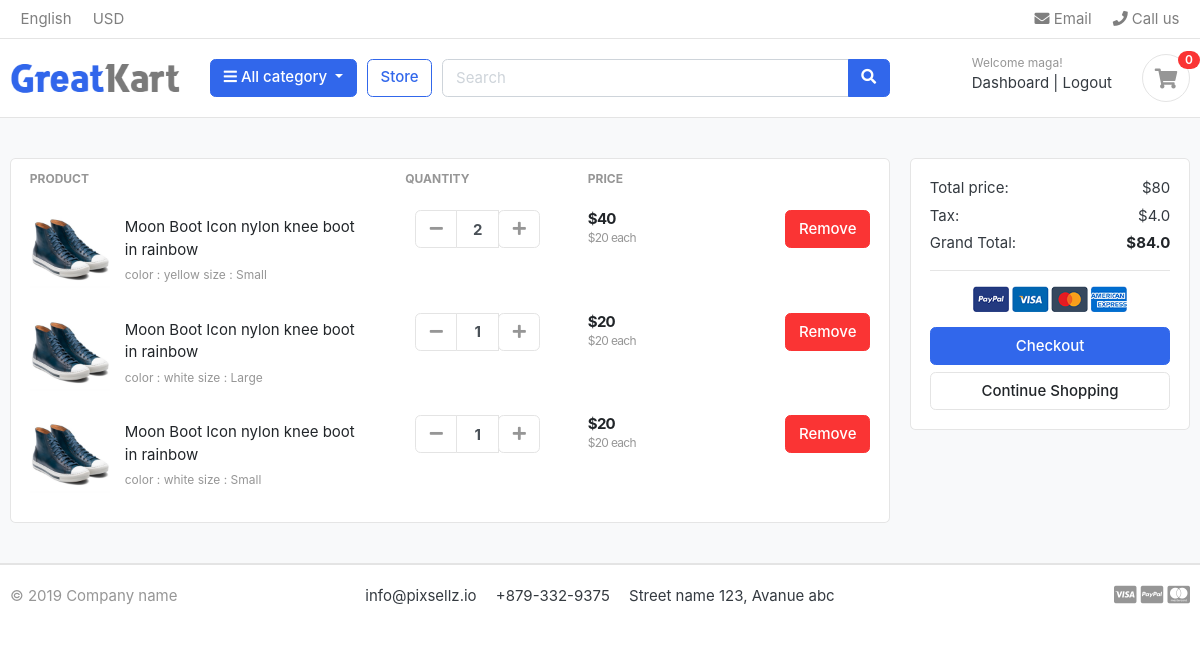
Screenshot of /cart/ (signed in) with the database file from the repository.
### accounts/models.py (models this page shows, shortened)
class Account(AbstractBaseUser,PermissionsMixin):
    first_name = models.CharField(max_length=50)
    last_name = models.CharField(max_length=50)
    username = models.CharField(max_length=50, unique=True)
    email = models.EmailField(max_length=80, unique=True)
    phone_number    = models.CharField(max_length=50)
    date_joined = models.DateTimeField(auto_now_add=True)
    last_login = models.DateTimeField(auto_now_add=True)
    is_staff = models.BooleanField(default=False)
    is_active = models.BooleanField(default=False)
    is_superuser = models.BooleanField(default=True)
    USERNAME_FIELD = 'email'
    REQUIRED_FIELDS = ['username', 'first_name', 'last_name']
    objects = MyAccountManager()

### carts/models.py (models this page shows, shortened)
class CartItem(models.Model):
    user = models.ForeignKey(Account, on_delete=models.CASCADE, null=True)
    product = models.ForeignKey(Product, on_delete=models.CASCADE)
    variations = models.ManyToManyField(Variation, blank=True)
    cart = models.ForeignKey(Cart, on_delete=models.CASCADE,null=True)
    quantity = models.IntegerField()
    is_active = models.BooleanField(default=True)
    def sub_total(self):
        return self.product.price*self.quantity

### store/models.py (models this page shows, shortened)
class Product(models.Model):
    product_name = models.CharField(max_length=150, unique=True)
    slug = models.SlugField(max_length=200, unique=True)
    description = models.TextField(max_length=500, blank=True)
    price = models.IntegerField()
    images = models.ImageField(upload_to='product')
    stock = models.IntegerField()
    is_avialable = models.BooleanField(default=True)
    category = models.ForeignKey(Category, on_delete=models.CASCADE)
    created_date = models.DateTimeField(auto_now_add=True)
    modified_date = models.DateTimeField(auto_now=True)
    def get_url(self):
        return reverse('product_detail', args=[self.category.slug, self.slug])

class Variation(models.Model):
    product = models.ForeignKey(Product, on_delete=models.CASCADE)
    variation_category = models.CharField(max_length=150, choices=variation_category_choice)
    variation_value = models.CharField(max_length=150)
    is_active = models.BooleanField(default=True)
    created_date = models.DateTimeField(auto_now=True)
    objects = VariationManager()

### carts/views.py (the view)
# urls.py: path('', views.cart, name='cart'),
def cart(request, total=0, quantity=0, cart_items=None):
    try:
        tax=0
        grand_total = 0
        if request.user.is_authenticated:
            cart_items = CartItem.objects.filter(user=request.user, is_active=True)
        else:
            cart = Cart.objects.get(cart_id=_cart_id(request))
            cart_items = CartItem.objects.filter(cart=cart, is_active=True)
        for cart_item in cart_items:
            total += (cart_item.product.price * cart_item.quantity)
            quantity += cart_item.quantity
        tax = (total *5)/ 100
        grand_total = total +tax
    except ObjectDoesNotExist:
        pass
    context ={
        'total':total,
        'quantity':quantity,
        'cart_items': cart_items,
        'tax': tax,
        'grand_total': grand_total
    }
    return render(request, 'store/cart.html', context)

### carts/context_processors.py (called while the page is built)
def counter(request):
    cart_count = 0
    if 'admin' in request.path:
        return {}
    else:
        try:
            cart = Cart.objects.filter(cart_id= _cart_id(request))
            if request.user.is_authenticated:
                cart_items = CartItem.objects.all().filter(cart=cart[:1])
            else:
                cart_items = CartItem.objects.all().filter(cart=cart[:1])
            for cart_item in cart_items:
                cart_count+= cart_item.quantity
        except Cart.DoesNotExist:
            cart_count=0
    return dict(cart_count=cart_count)

### carts/views.py (called while the page is built)
def _cart_id(request):
    cart = request.session.session_key
    if not cart:
        cart = request.session.create()
    return cart

### category/context_processors.py (called while the page is built)
def menu_links(request):
    links = Category.objects.all()
    return dict(links=links)

### category/models.py (called while the page is built)
    def get_url(self):
        return reverse('products_by_category' , args=[self.slug])

### templates/store/cart.html (shortened to what this page needs)
{% extends 'base.html' %}
{% load static %}
{% block content %}
<section class="section-content padding-y bg">
<div class="container">
{% if not cart_items  %}
	<h1 class="text-center"> Your basket is empty </h1>
	<br>
	<div class="text-center">
		<a href="{% url 'store' %}" class="btn btn-primary">Continue shopping</a>
	</div>
{% else %}
<div class="row">
	<aside class="col-lg-9">
<div class="card">
<table class="table table-borderless table-shopping-cart">
<thead class="text-muted">
<tr class="small text-uppercase">
  <th scope="col">Product</th>
  <th scope="col" width="120">Quantity</th>
  <th scope="col" width="120">Price</th>
  <th scope="col" class="text-right" width="200"> </th>
</tr>
</thead>
<tbody>
{% for cart_item in cart_items %}
<tr>
	<td>
		<figure class="itemside align-items-center">
			<div class="aside"><img src="{{ cart_item.product.images.url }}" class="img-sm"></div>
			<figcaption class="info">
				<a href="{{ cart_item.product.get_url }}" class="title text-dark">{{ cart_item.product.product_name }}</a>
				<p class="text-muted small">
				 {% if  cart_item.variations.all %}
					{% for item in cart_item.variations.all  %}
					  {{ item.variation_category }} : {{ item.variation_value }}
					{% endfor %}
				{% endif %}
				</p>
			</figcaption>
		</figure>
	</td>
	<td>
					<div class="col">
						<div class="input-group input-spinner">
							<div class="input-group-prepend">
							<a href="{% url 'remove_cart' cart_item.product.id cart_item.id %}" class="btn btn-light" type="button" id="button-plus"> <i class="fa fa-minus"></i> </a>
							</div>
							<input type="text" class="form-control"  value="{{ cart_item.quantity }}">
							<div class="input-group-append">
								<form action="{% url 'add_cart' cart_item.product.id %}" method="POST">
									<button class="btn btn-light" type="button" id="button-minus"> <i class="fa fa-plus"></i> </button>
								</form>
						</div>
						</div>
					</div>
	</td>
	<td>
		<div class="price-wrap">
			<var class="price">${{ cart_item.sub_total }}</var>
			<small class="text-muted"> ${{ cart_item.product.price }} each </small>
		</div>
	</td>
	<td class="text-right">
	<a href="{% url 'remove_cart_item' cart_item.product.id cart_item.id %}" onclick="return confirm('Are you sure to delete?')" class="btn btn-danger"> Remove</a>
	</td>
</tr>
</tbody>
{% endfor %}
</table>
</div>
	</aside>
	<aside class="col-lg-3">
		<div class="card">
		<div class="card-body">
			<dl class="dlist-align">
			  <dt>Total price:</dt>
			  <dd class="text-right">${{ total }}</dd>
			</dl>
			<dl class="dlist-align">
			  <dt>Tax:</dt>
			  <dd class="text-right"> ${{tax}}</dd>
			</dl>
			<dl class="dlist-align">
			  <dt>Grand Total:</dt>
			  <dd class="text-right text-dark b"><strong>${{ grand_total }}</strong></dd>
			</dl>
			<hr>
			<p class="text-center mb-3">
				<img src="{% static './images/misc/payments.png' %}" height="26">
			</p>
			<a href="{% url 'checkout' %}" class="btn btn-primary btn-block"> Checkout </a>
			<a href="{% url 'store' %}" class="btn btn-light btn-block">Continue Shopping</a>
		</div>
		</div>
</aside>
</div>
{% endif %}
</div>
</section>
{% endblock %}

### templates/includes/navbar.html (shortened to what this page needs)
{% load static %}
<header class="section-header">
<nav class="navbar p-md-0 navbar-expand-sm navbar-light border-bottom">
<div class="container">
  <div class="collapse navbar-collapse" id="navbarTop4">
    <ul class="navbar-nav mr-auto">
    	<li class="nav-item dropdown">
		 	<a href="#" class="nav-link">   English </a>
		</li>
		<li class="nav-item dropdown">
			<a href="#" class="nav-link"> USD </a>
		</li>
    </ul>
    <ul class="navbar-nav">
		<li><a href="#" class="nav-link"> <i class="fa fa-envelope"></i> Email </a></li>
		<li><a href="#" class="nav-link"> <i class="fa fa-phone"></i> Call us </a></li>
	</ul>
  </div>
</div>
</nav>
<section class="header-main border-bottom">
	<div class="container">
<div class="row align-items-center">
	<div class="col-lg-2 col-md-3 col-6">
		<a href="{% url 'index' %}" class="brand-wrap">
			<img class="logo" src="{% static './images/logo.png' %}">
		</a>
	</div>
	<div class="col-lg col-sm col-md col-6 flex-grow-0">
		<div class="category-wrap dropdown d-inline-block float-right">
			<button type="button" class="btn btn-primary dropdown-toggle" data-toggle="dropdown">
				<i class="fa fa-bars"></i> All category
			</button>
		</div>
	</div>
	<a href="{% url 'store' %}" class="btn btn-outline-primary">Store</a>
	<div class="col-lg  col-md-6 col-sm-12 col">
		<form action="{% url 'search' %}" class="search" method='POST'>
			<div class="input-group w-100">
			    <input type="text" class="form-control" style="width:60%;" placeholder="Search" name='keyword'>
			    <div class="input-group-append">
			      <button class="btn btn-primary" type="submit">
			        <i class="fa fa-search"></i>
			      </button>
			    </div>
		    </div>
		</form>
	</div>
	<div class="col-lg-3 col-sm-6 col-8 order-2 order-lg-3">
				<div class="d-flex justify-content-end mb-3 mb-lg-0">
					 {% if user.id is None %}
          <div class="widget-header">
            <small class="title text-muted">Welcome guest!</small>
            <div>
              <a href="{% url 'login' %}">Sign in</a> <span class="dark-transp"> | </span>
              <a href="{% url 'register' %}"> Register</a>
            </div>
          </div>
          {% else %}
          <div class="widget-header">
            <small class="title text-muted">Welcome {{user.first_name}}!</small>
            <div>
              <a href="{% url 'dashboard' %}">Dashboard</a> <span class="dark-transp"> | </span>
              <a href="{% url 'logout' %}"> Logout</a>
            </div>
          </div>
          {% endif %}
					<a href="{% url 'cart' %}" class="widget-header pl-3 ml-3">
						<div class="icon icon-sm rounded-circle border"><i class="fa fa-shopping-cart"></i></div>
						<span class="badge badge-pill badge-danger notify">{{ cart_count }}</span>
					</a>
				</div>
			</div>
</div>
	</div>
</section>
</header>

### static/css/ui.css (style rules this page uses)
html { font-family: "Inter", sans-serif; font-size: 15px; }
.price-wrap { letter-spacing: -0.7px; }
.icon-xs, .icon-sm, .icon-md, .icon-lg { display: inline-block; text-align: center; flex-shrink: 0; flex-grow: 0; }
.icon-sm { width: 48px; height: 48px; line-height: 48px !important; font-size: 20px; }
.img-xs, .img-sm, .img-md, .img-lg { -o-object-fit: cover; object-fit: cover; flex-shrink: 0; flex-grow: 0; }
.img-sm { width: 80px; height: 80px; }
.padding-y { padding-top: 40px; padding-bottom: 40px; }
var { font-style: normal; }
figure { margin-bottom: 0; }
.bg { background-color: #f8f9fa; }
.b { font-weight: 600; }
p:last-child { margin-bottom: 0; }
.header-main { position: relative; padding-top: 1rem; padding-bottom: 1rem; }
.brand-wrap .logo, .navbar-brand .logo { margin-right: 7px; max-height: 42px; display: inline-block; }
.widget-header { display: inline-block; vertical-align: middle; position: relative; }
.widget-header a { color: #343a40; }
.widget-header i { color: #969696; }
.widget-header .title { display: block; }
.widget-header .notify { position: absolute; top: -3px; right: -10px; }
.btn-light { background-color: #fff; border-color: #e4e4e4; }
.btn-light i { color: #969696; }
.itemside { position: relative; display: flex; width: 100%; }
.itemside .aside { position: relative; flex-shrink: 0; }
.itemside .info { padding-left: 15px; padding-right: 7px; }
.itemside p { margin-bottom: 0; }
.itemside .title { display: block; margin-bottom: 5px; color: #212529; }
[class*=dlist-] { margin-bottom: 5px; }
[class*=dlist-] dd { margin-bottom: 0; }
.dlist-align { display: flex; }
.dlist-align dt { width: 150px; word-wrap: break-word; font-weight: normal; }
.dlist-align dd { flex-grow: 1; }
.notify { position: absolute; top: -4px; right: -10px; display: inline-block; padding: 0.25em 0.6em; font-size: 12px; line-height: 1; text-align: center; border-radius: 3rem; color: #fff; background-color: #fa3434; }
.price { font-weight: 600; color: #212529; }
.input-spinner { width: 125px; flex-wrap: nowrap; display: inline-flex; vertical-align: middle; }
.input-spinner input.form-control { text-align: center; max-width: 46px; font-weight: bold; flex-basis: 46px; border-color: #e4e4e4; flex-grow: 0; }
.input-spinner .btn { width: 42px; text-align: center; padding-left: 0.5rem; padding-right: 0.5rem; }
.table-shopping-cart.table td, .table-shopping-cart.table th { padding-left: 1.25rem; padding-right: 1.25rem; }
.table-shopping-cart .price-wrap { line-height: 1.2; }
.table-shopping-cart .price { font-weight: bold; margin-right: 5px; display: block; }

### rows the page displays
Account: first_name "maga"
CartItem: product.images (picture), product.product_name "Moon Boot Icon nylon knee boot in rainbow", quantity "2", sub_total "40", product.price "20"
Variation: variation_category "color", variation_value "yellow"
Variation: variation_category "size", variation_value "Small"
CartItem: product.images (picture), product.product_name "Moon Boot Icon nylon knee boot in rainbow", quantity "1", sub_total "20", product.price "20"
Variation: variation_category "color", variation_value "white"
Variation: variation_category "size", variation_value "Large"
CartItem: product.images (picture), product.product_name "Moon Boot Icon nylon knee boot in rainbow", quantity "1", sub_total "20", product.price "20"

### other values shown
{{ cart_count }} "0"
{{ total }} "80"
{{ tax }} "4.0"
{{ grand_total }} "84.0"
